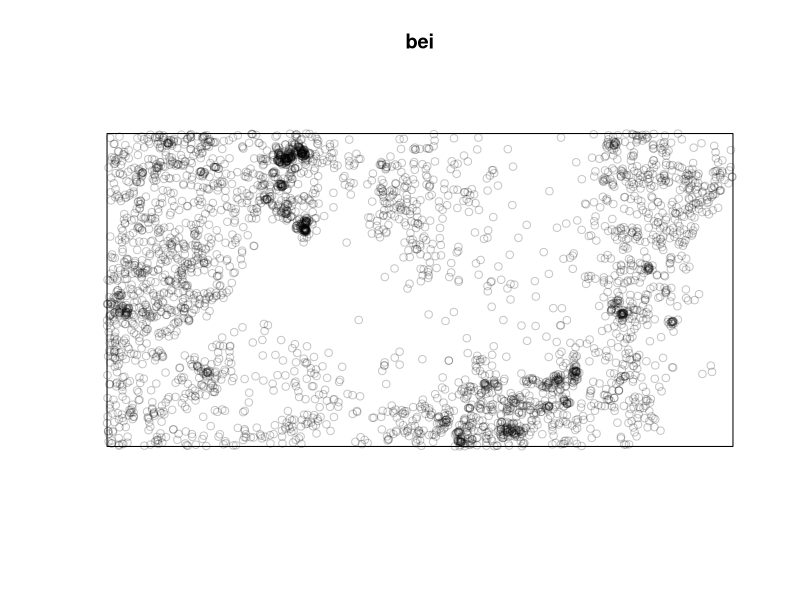
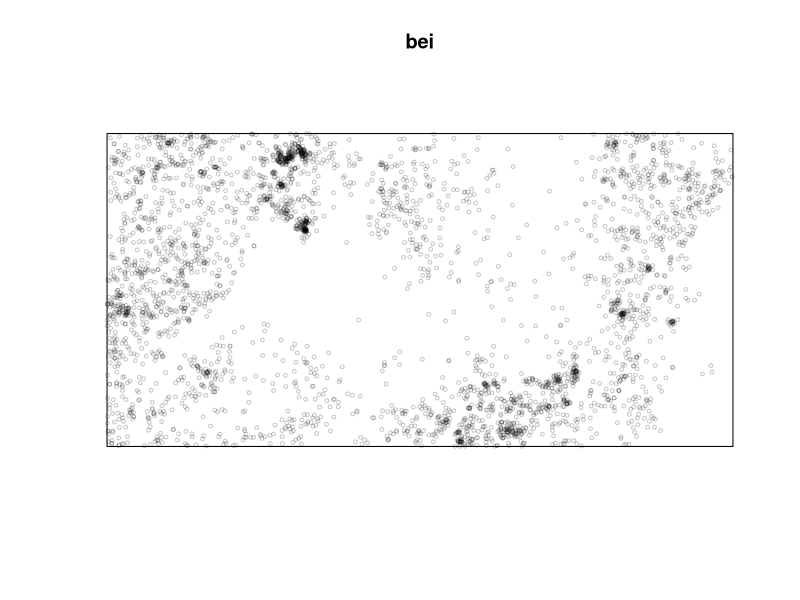
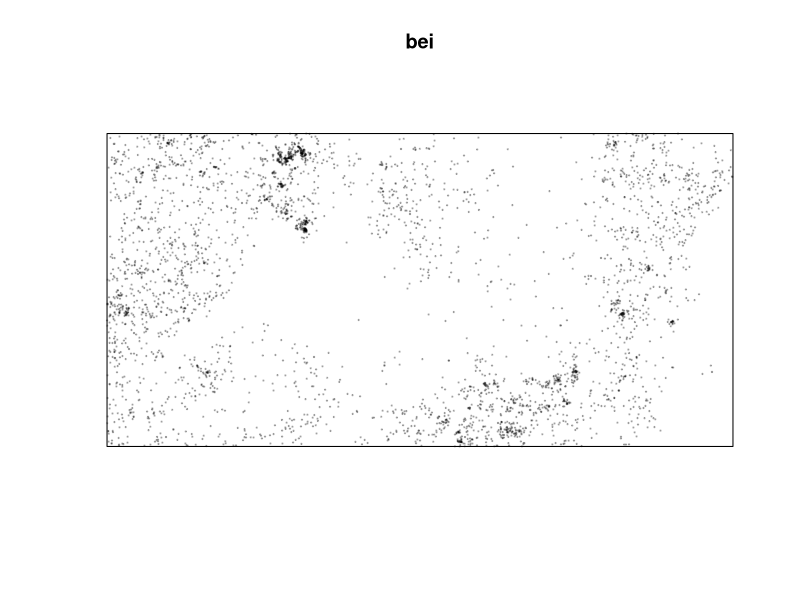
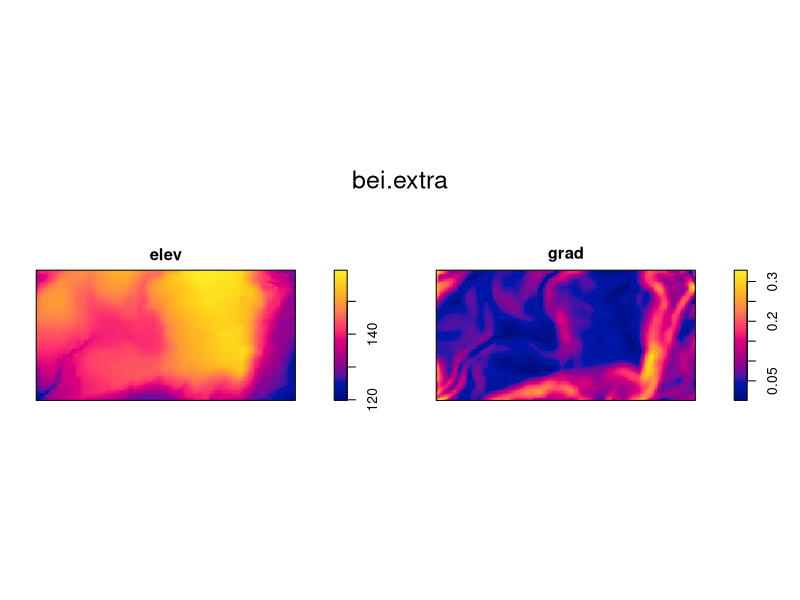
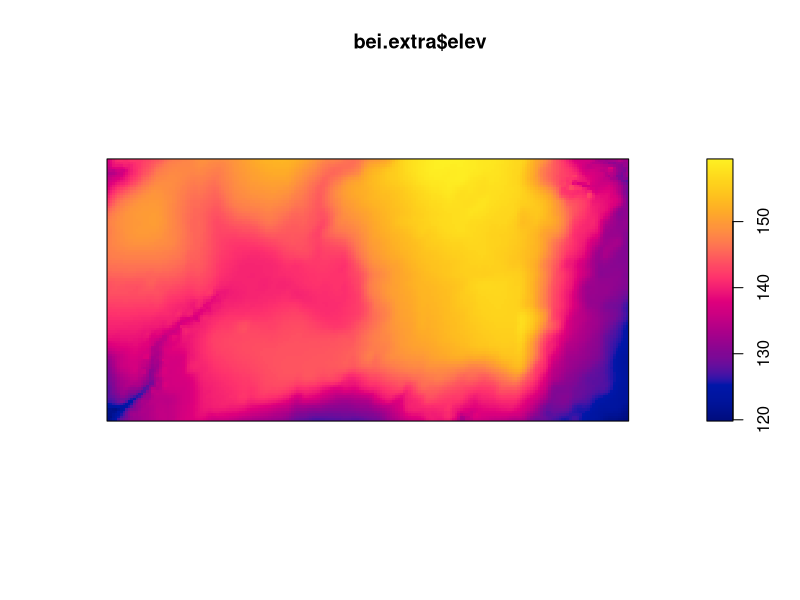
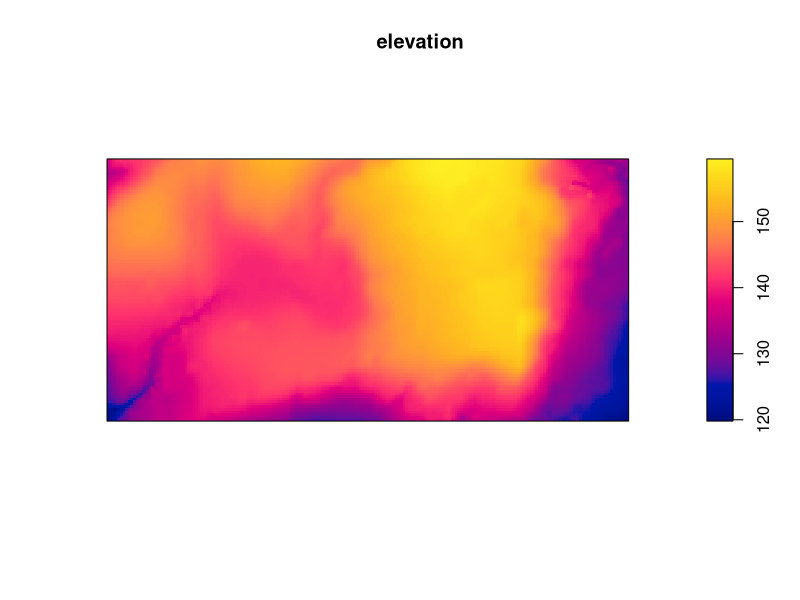
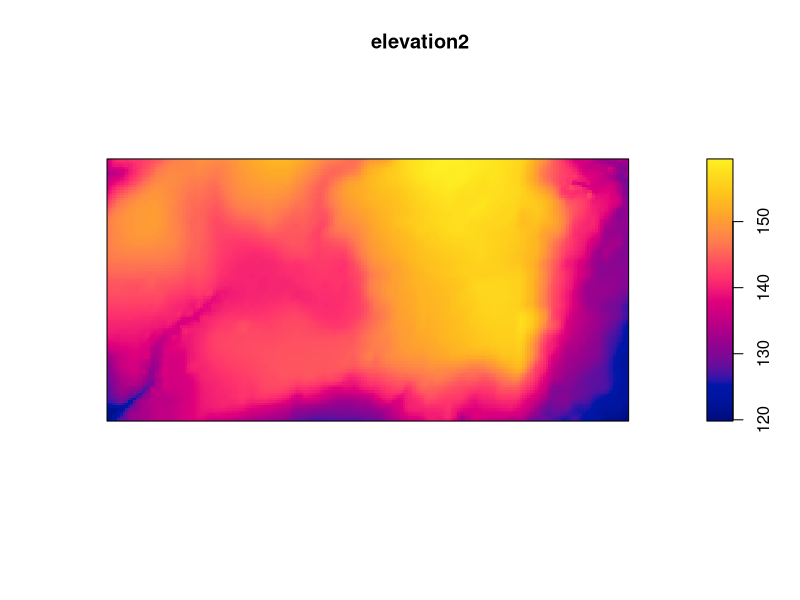

Recreate these plots in R, in order.
# Code related to population ecology

# A package is needed for point pattern analysis

install.packages("spatstat")
library(spatstat)

# let's use the bei data :
# data description
# https://cran.r-project.org/web/packages/spatstat/index.html

bei

# plotting the data
plot(bei)

# changing dimension - cex
plot(bei, cex=0.5) # ou .5

# changing the symbol - pch
plot(bei, cex=.2, pch=19)

# additional datasets
bei.extra
plot(bei.extra)

# let's use only part of the dataset : elev ici
plot(bei.extra$elev)

# change the name of the raster / graph
elevation <- bei.extra$elev
plot(elevation)

# second method to select elements
elevation2 <- bei.extra[[1]]
plot(elevation2)
